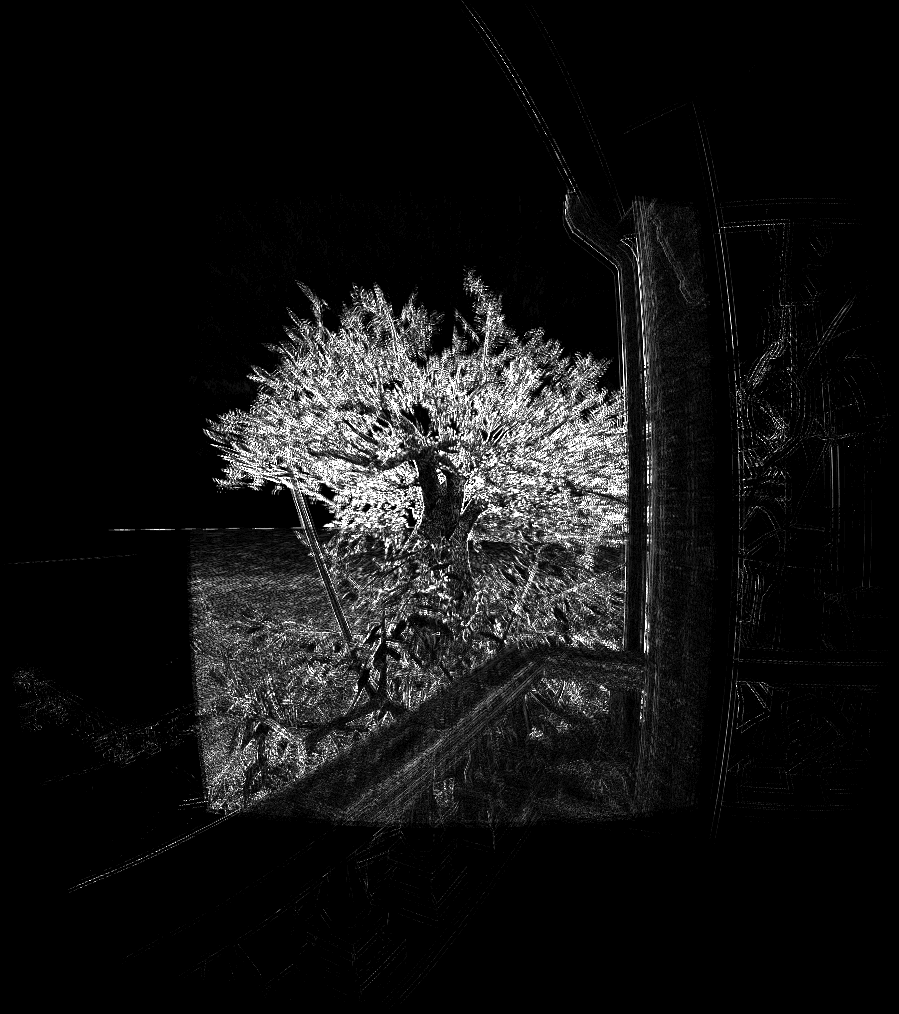
#> input picture data/difftree.png, 899 x 1014 px
$ python imagediff.py data/difftree.png data/fullscreenminusnothing.png out.png
#> lines starting #> are read from the running program, lines starting #| are printed output that depends on the picture
from PIL import Image, ImageChops, ImageDraw
import sys
point_table = ([0] + ([255] * 255))

def new_gray(size, color):
    img = Image.new('L',size)
    dr = ImageDraw.Draw(img)
    dr.rectangle((0,0) + size, color)
    return img

def black_or_b(a, b, opacity=0.85):
    diff = ImageChops.difference(a, b)
    diff = diff.convert('L')
    # Hack: there is no threshold in PILL,
    # so we add the difference with itself to do
    # a poor man's thresholding of the mask:
    #(the values for equal pixels-  0 - don't add up)
    thresholded_diff = diff
    for repeat in range(3):
        thresholded_diff  = ImageChops.add(thresholded_diff, thresholded_diff)
    h,w = size = diff.size
    mask = new_gray(size, int(255 * (opacity)))
    shade = new_gray(size, 0)
    new = a.copy()
    new.paste(shade, mask=mask)
    # To have the original image show partially
    # on the final result, simply put "diff" instead of thresholded_diff bellow
    new.paste(b, mask=thresholded_diff)
    return thresholded_diff


a = Image.open(sys.argv[1])
#> a is the input picture: PIL image 899x1014 L; min 0, max 255, mean 19.7
b = Image.open(sys.argv[2])
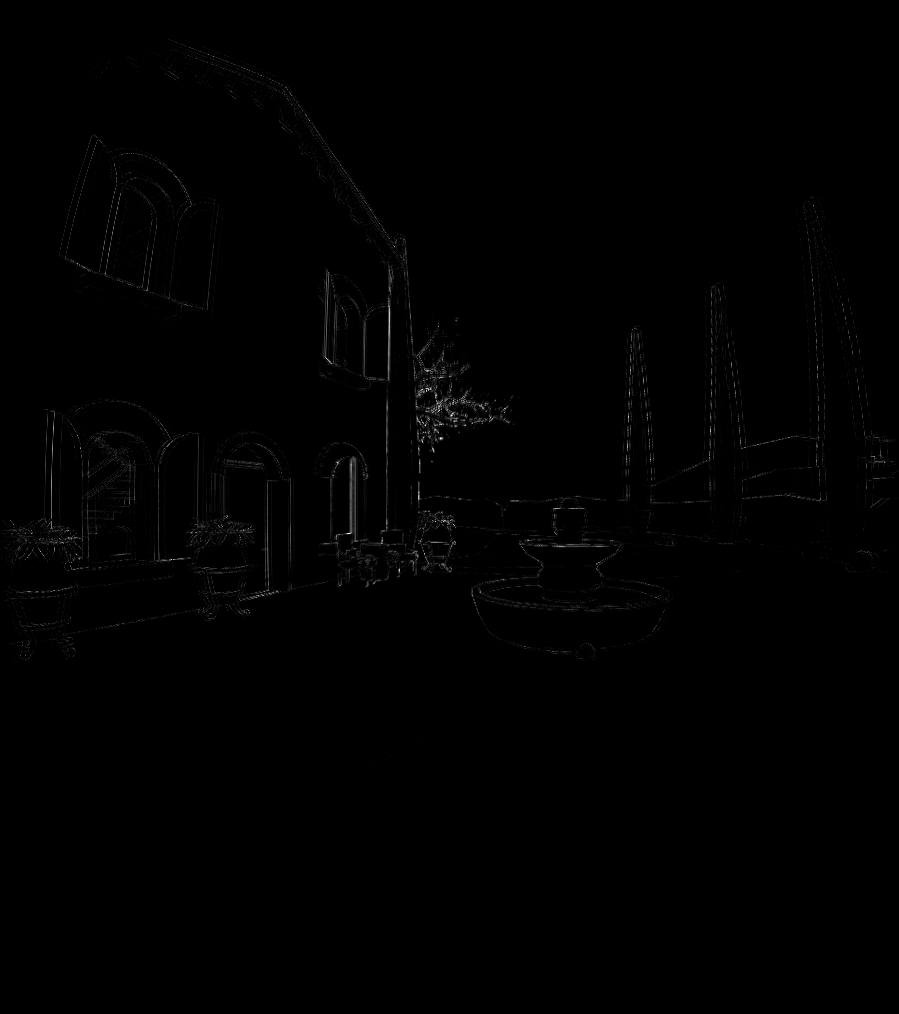
#> input picture data/fullscreenminusnothing.png, 899 x 1014 px
#> b is the input picture: PIL image 899x1014 L; min 0, max 248, mean 1
c = black_or_b(a, b)
#> the loop in black_or_b, `for repeat in range(3):` made 3 passes
#> pass 1, in black_or_b, `thresholded_diff  = ImageChops.add(thresholded_diff, thresholded_diff)`:
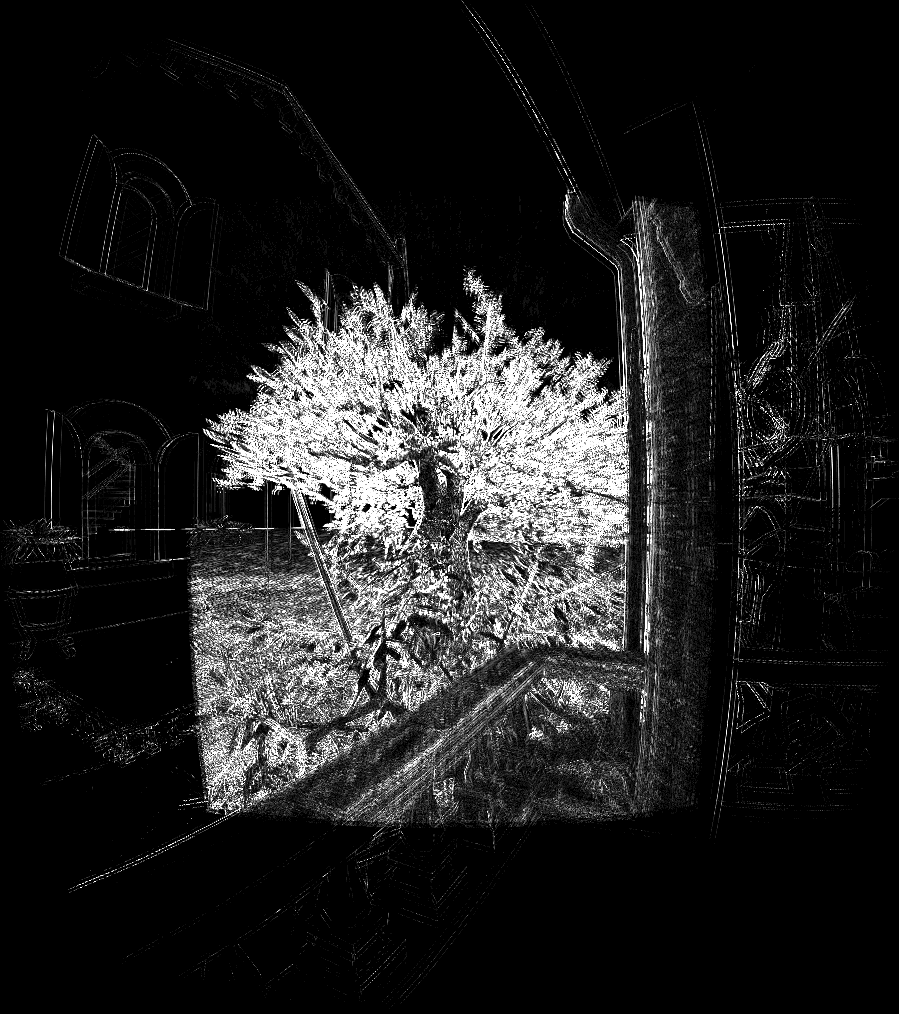
#> thresholded_diff: PIL image 899x1014 L; min 0, max 255, mean 32.2
#> pass 2, in black_or_b, `thresholded_diff  = ImageChops.add(thresholded_diff, thresholded_diff)`:
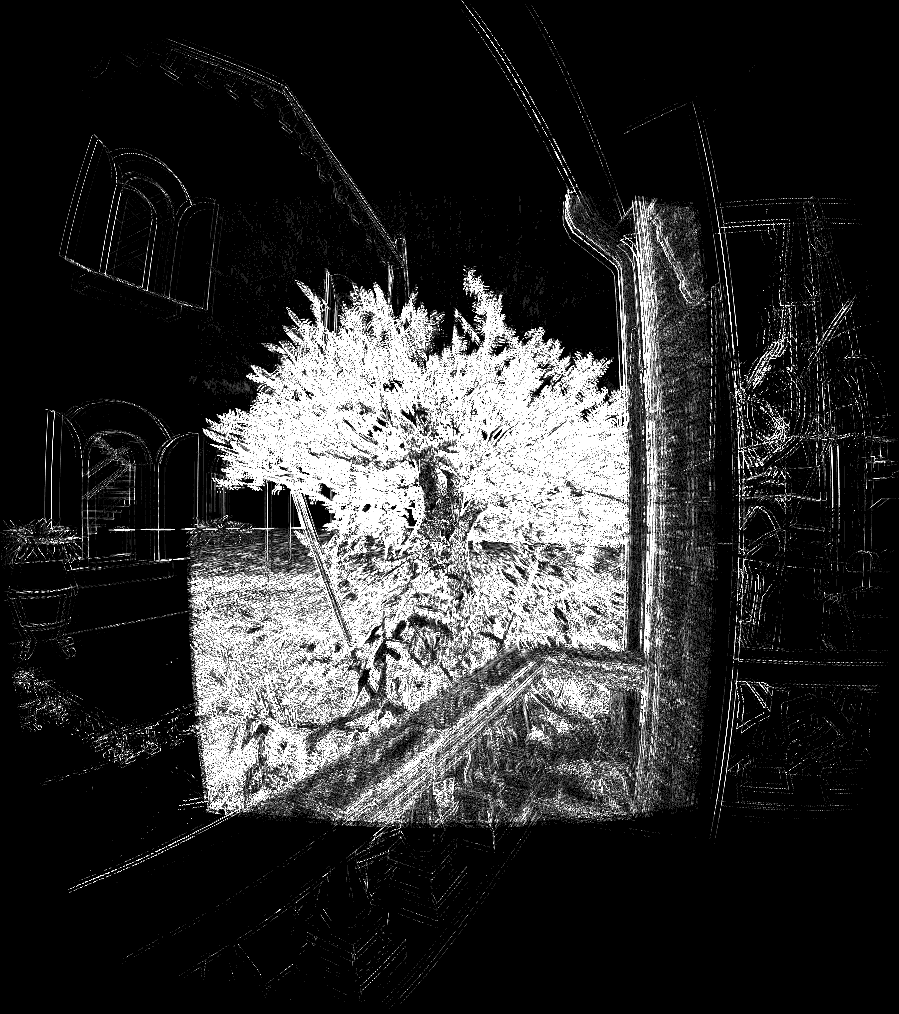
#> thresholded_diff: PIL image 899x1014 L; min 0, max 255, mean 46.1
#> pass 3, in black_or_b, `thresholded_diff  = ImageChops.add(thresholded_diff, thresholded_diff)`:
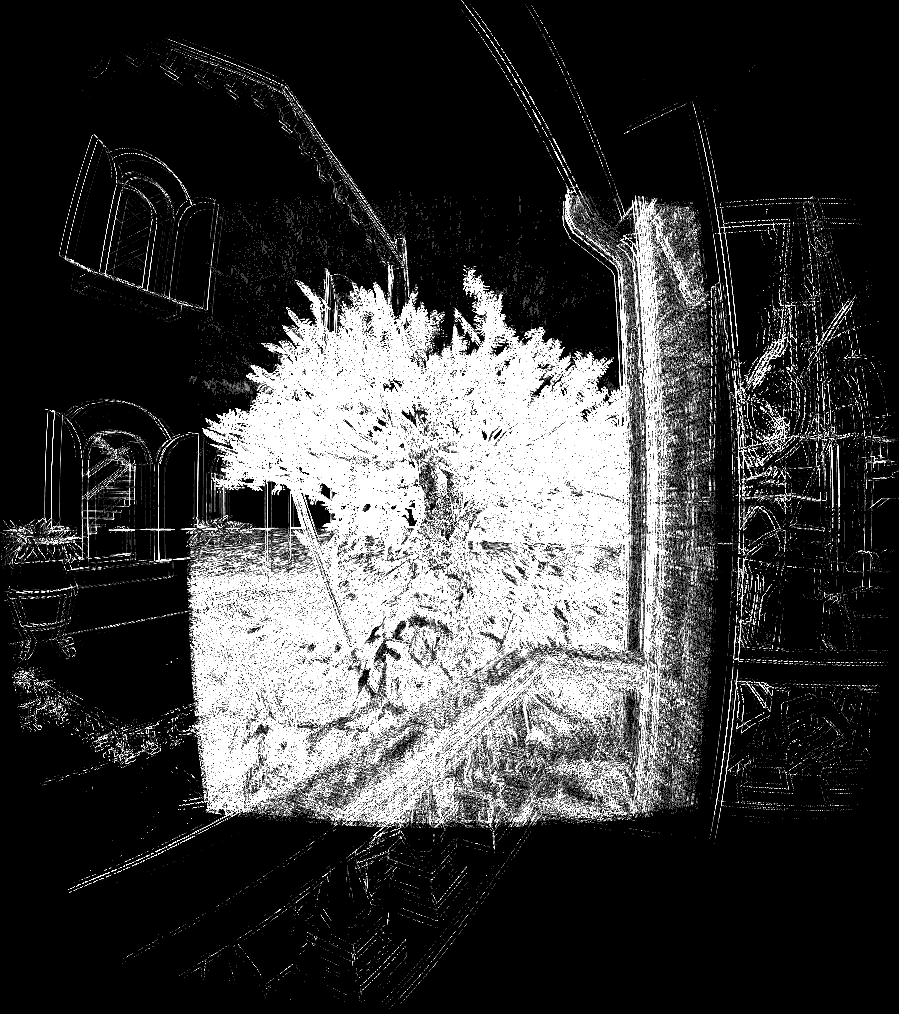
#> thresholded_diff: PIL image 899x1014 L; min 0, max 255, mean 59.5
#> in new_gray, `img = Image.new('L',size)`: img: PIL image 899x1014 L; every value is 0
#> in black_or_b, `mask = new_gray(size, int(255 * (opacity)))`: mask: PIL image 899x1014 L; every value is 216
c.save(sys.argv[3])
